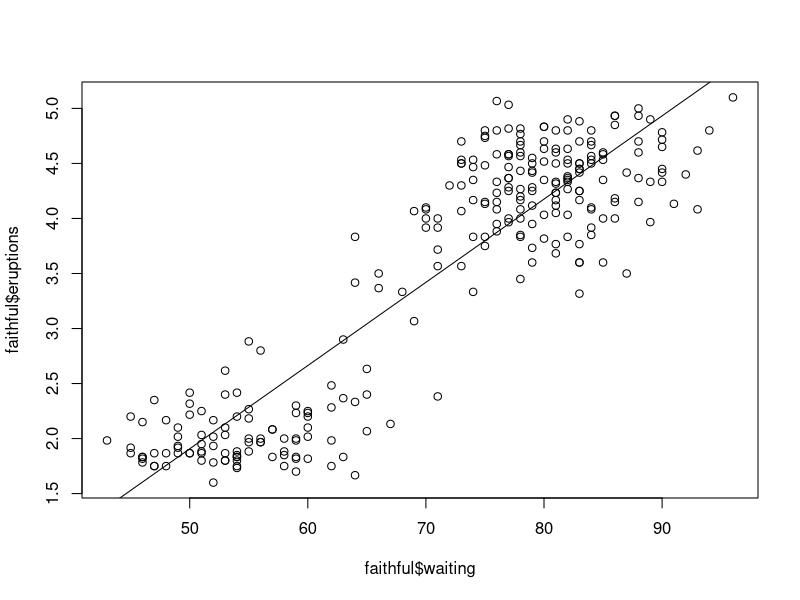
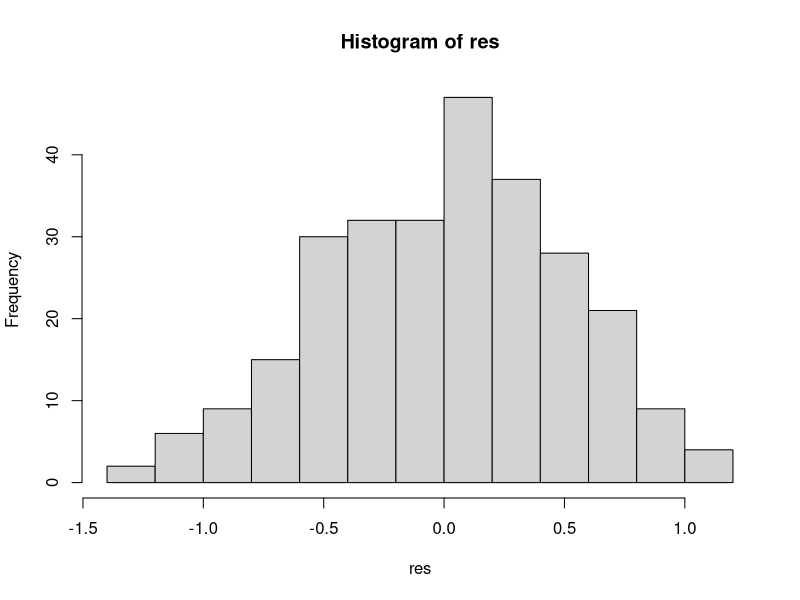
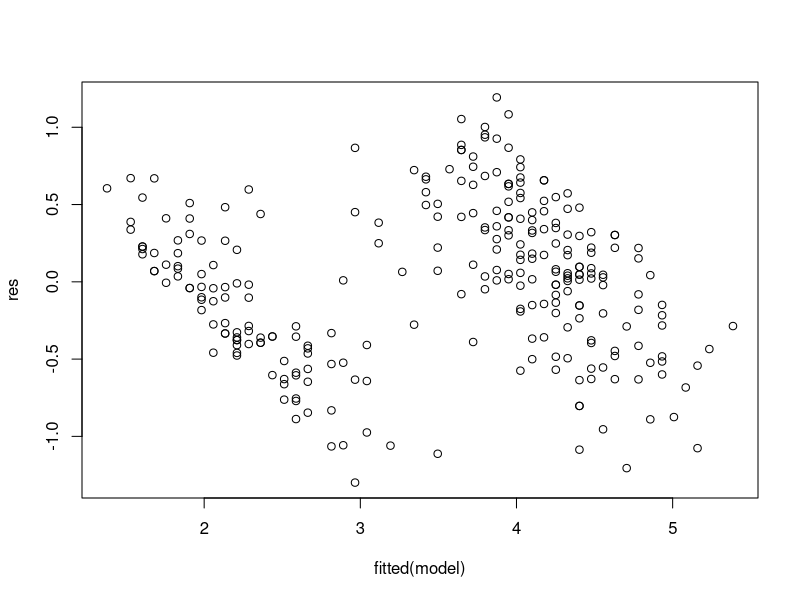
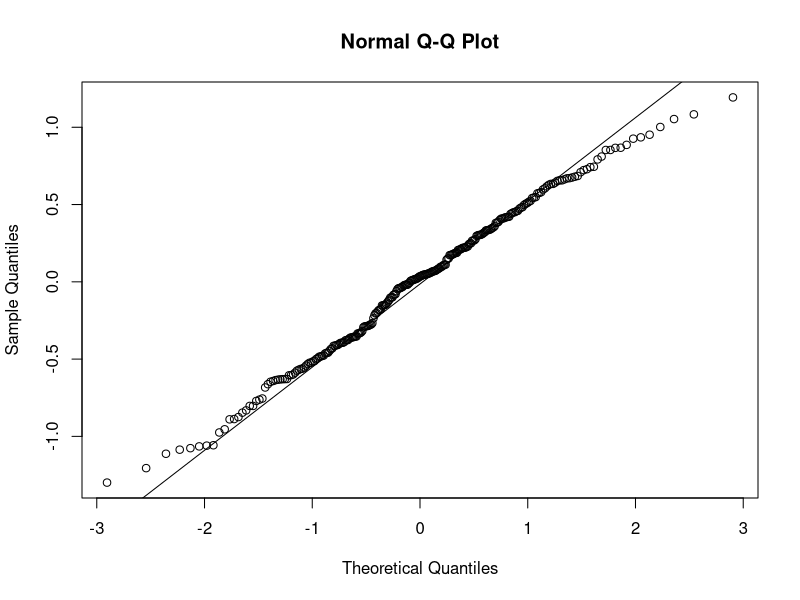

Reproduce these figures in R, in order.
## ---- chunk 1
df <- as.data.frame(faithful)

head(df)
## ---- chunk 2
# creating our model of eruption duration as a function of wait time
model <- lm(faithful$eruptions ~ faithful$waiting)

summary(model)
## ---- chunk 3
plot(faithful$waiting, faithful$eruptions)
abline(model)
## ---- chunk 4
res <- resid(model) #alternatively, model$residuals
hist(res)
## ---- chunk 5
plot(fitted(model), res)
## ---- chunk 6
# Create Q-Q plot of our residuals
qqnorm(res)
qqline(res)
